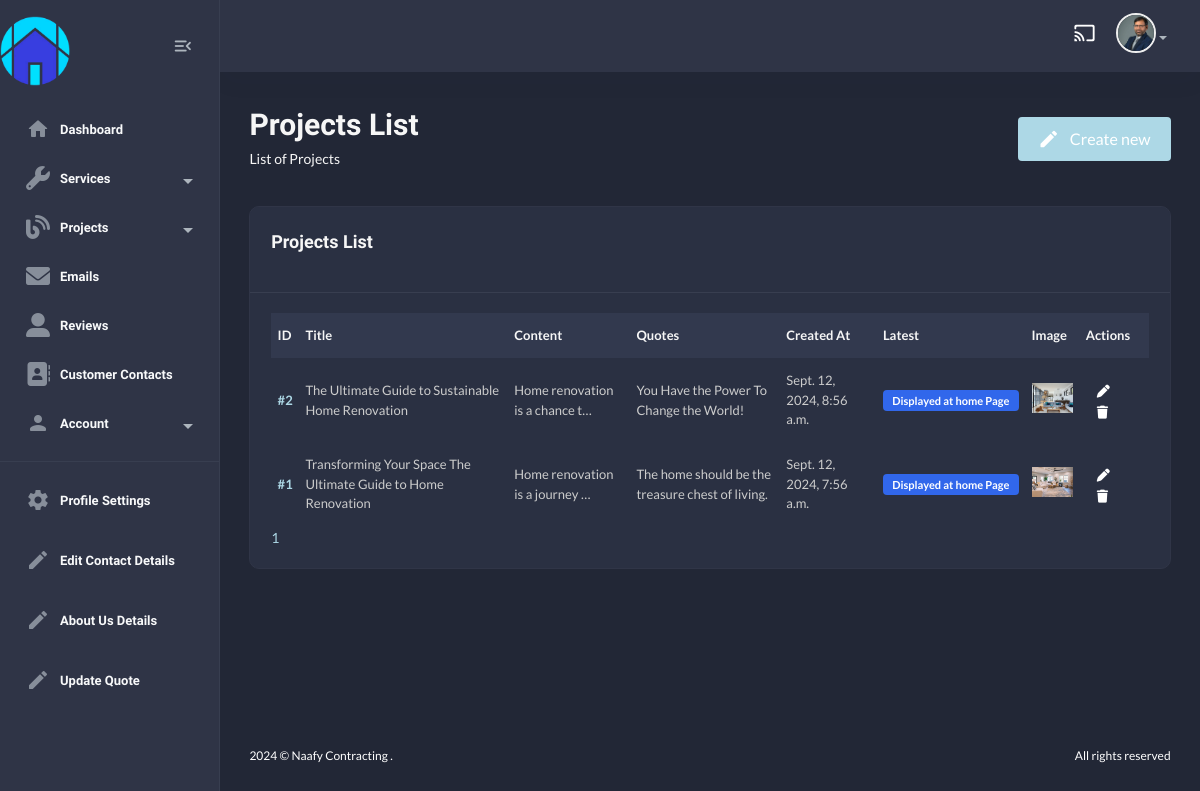
/useradmin/projects-list/ (signed in), run on the app's committed database.
### useradmin/models.py (models this page shows, shortened)
class Profile(models.Model):
    user = models.OneToOneField(User, on_delete=models.CASCADE)
    first_name = models.CharField(max_length=255, blank=True, null=True)
    last_name = models.CharField(max_length=255, blank=True, null=True)
    email = models.EmailField(max_length=255, blank=True, null=True)
    bio = models.TextField(default="This is My Bio!")
    address = models.CharField(max_length=255, blank=True, null=True)
    profile_image = models.ImageField(upload_to='profile_images/', blank=True, null=True)
    last_updated = models.DateTimeField(auto_now=True)

### blog/models.py (models this page shows, shortened)
class Blog(models.Model):
    title = models.CharField(max_length=500)
    content = models.TextField()
    image = models.ImageField(upload_to='blog/', blank=True, null=True)
    slug = models.SlugField(unique=True, blank=True)
    quotes = models.CharField(max_length=500, default="You Have the Power To Change the World!")
    created_at = models.DateTimeField(auto_now_add=True)
    updated_at = models.DateTimeField(auto_now=True)
    latest = models.BooleanField(default=False)
    class Meta:
        verbose_name_plural = "Blogs"

### useradmin/views.py (the view)
# urls.py: path("projects-list/", views.blog_list_view, name="blogs-list"),
@login_required
def blog_list_view(request):
    blogs = Blog.objects.all().order_by("-id")
    paginator = Paginator(blogs, 5)
    page_number = request.GET.get("page")
    page_obj = paginator.get_page(page_number)
    return render(request, "useradmin/blogs-list.html", {"blogs" : page_obj})

### home/context_processors.py (called while the page is built)
def default(request):
    contact_details = ContactDetails.objects.first()
    return {
        "contact_details" : contact_details,
    }

### templates/useradmin/blogs-list.html (shortened to what this page needs)
{% extends "useradmin/base.html" %}
    {% load static %}
        {% block content %}
            <section class="content-main">
                <div class="content-header">
                    <div>
                        <h2 class="content-title card-title">Projects List</h2>
                        <p>List of Projects</p>
                    </div>
                    <div>
                        <a href="{% url "useradmin:add-blog" %}" class="btn button-hover-effect rounded"><i class="material-icons md-edit mr-10"></i>Create new</a>
                    </div>
                </div>
                <div class="card mb-4">
                    <header class="card-header">
                        <h4 class="card-title">Projects List</h4>
                    </header>
                    <div class="card-body">
                        <div class="table-responsive">
                            <div class="table-responsive">
                                <table class="table align-middle table-nowrap mb-0">
                                    <thead class="table-light">
                                        <tr>
                                            <th class="align-middle" scope="col">ID</th>
                                            <th class="align-middle" scope="col">Title</th>
                                            <th class="align-middle" scope="col">Content</th>
                                            <th class="align-middle" scope="col">Quotes</th>
                                            <th class="align-middle" scope="col">Created At</th>
                                            <th class="align-middle" scope="col">Latest</th>
                                            <th class="align-middle" scope="col">Image</th>
                                            <th class="align-middle" scope="col">Actions</th>
                                        </tr>
                                    </thead>
                                    <tbody>
                                        {% for b in blogs %}
                                            <tr>
                                                <td><a href="{% url "useradmin:blog-details" b.slug %}" class="fw-bold">#{{b.id}}</a></td>
                                                <td>{{b.title}}</td>
                                                <td>{{b.content|truncatechars:30}}</td>
                                                <td>{{b.quotes}}</td>
                                                <td>{{b.created_at}}</td>
                                                <td>
                                                    {% if b.latest %}
                                                        <p class="bg-primary badge">Displayed at home Page</p>
                                                    {% else %}
                                                        <p class="bg-danger badge">Not Displayed</p>
                                                    {% endif %}
                                                </td>
                                                <td><img src="{{b.image.url}}" style="width:50px; height:30px" alt=""></td>
                                                <td>
                                                    <a href="{% url "useradmin:edit-blog" b.slug %}" class="btn btn-sm d-inline"><i class="fas fa-pen"></i></a>
                                                    <a href="{% url "useradmin:delete-blog" b.slug %}" class="btn btn-sm d-inline"><i class="fas fa-trash"></i></a>
                                                </td>
                                            </tr>
                                        {% endfor %}
                                    </tbody>
                                </table>
                            </div>
                        </div>
                        {% if blogs %}
                            <div class="row">
                                <div class="col-lg-12">
                                    <div class="blog__pagination">
                                        {% for num in blogs.paginator.page_range %}
                                            {% if blogs.number == num %}
                                                <a href="?page={{ num }}" class="active">{{ num }}</a>
                                            {% else %}
                                                <a href="?page={{ num }}">{{ num }}</a>
                                            {% endif %}
                                        {% endfor %}
                                    </div>
                                </div>
                            </div>
                        {% endif %}
                    </div>
                </div>
            </section>
{% endblock content %}

### templates/useradmin/base.html (shortened to what this page needs)
{% load static %}
<!DOCTYPE html>
<html lang="en">
    <head>
        <link href="{% static 'assets1/css/main.css' %}" rel="stylesheet" type="text/css" />
        <link rel="stylesheet" href="https://use.fontawesome.com/releases/v5.15.4/css/all.css">
        <link rel="stylesheet" href="{% static 'css/custom.css' %}" type="text/css">
        <link rel="stylesheet" href="https://cdnjs.cloudflare.com/ajax/libs/font-awesome/6.0.0/css/all.min.css">
    </head>
    <body class="dark">
        <aside class="navbar-aside" id="offcanvas_aside">
            <div class="d-flex justify-content-center align-items-center">
                <a href="{% url 'home:home' %}" target="_blank" class="brand-wrap">
                    <img src="{% static 'img/logo.png' %}" class="logo mr-100 mt-3" width="70px" alt="Naafy Dashboard" />
                </a>
                <div class="mx-3">
                    <button class="btn btn-icon btn-aside-minimize">
                        <i class="text-muted material-icons md-menu_open"></i>
                    </button>
                </div>
            </div>
            <nav>
                <ul class="menu-aside">
                    <li class="menu-item {% url 'useradmin:dashboard' as dashboard_url %} {% if request.path == dashboard_url %}active{% endif %}">
                        <a class="menu-link" href="{% url 'useradmin:dashboard' %}">
                            <i class="icon material-icons md-home"></i>
                            <span class="text">Dashboard</span>
                        </a>
                    </li>
                    <li class="menu-item has-submenu">
                        <a class="menu-link" href="#">
                            <i class="icon fas fa-wrench"></i>
                            <span class="text">Services</span>
                        </a>
                    </li>
                    <li class="menu-item has-submenu">
                        <a class="menu-link" href="#">
                            <i class="icon fas fa-blog"></i>
                            <span class="text">Projects</span>
                        </a>
                    </li>
                    <li class="menu-item {% url 'useradmin:email-list' as email_list_url %} {% if request.path == email_list_url %}active{% endif %}">
                        <a class="menu-link" href="{% url 'useradmin:email-list' %}">
                            <i class="icon fas fa-envelope"></i>
                            <span class="text">Emails</span>
                        </a>
                    </li>
                    <li class="menu-item {% url 'useradmin:reviews-list' as reviews_list_url %} {% if request.path == reviews_list_url %}active{% endif %}">
                        <a class="menu-link" href="{% url 'useradmin:reviews-list' %}">
                            <i class="icon fas fa-user-alt"></i>
                            <span class="text">Reviews</span>
                        </a>
                    </li>
                    <li class="menu-item {% url 'useradmin:contact-list' as contact_list_url %} {% if request.path == contact_list_url %}active{% endif %}">
                        <a class="menu-link" href="{% url 'useradmin:contact-list' %}">
                            <i class="icon fas fa-address-book"></i>
                            <span class="text">Customer Contacts</span>
                        </a>
                    </li>
                        <li class="menu-item has-submenu">
                            <a class="menu-link">
                                <i class="icon material-icons md-person"></i>
                                <span class="text">Account</span>
                            </a>
                </ul>
                <hr />
                <ul class="menu-aside">
                    <li class="menu-item">
                        <a class="menu-link" href="{% url "useradmin:profile" %}">
                            <i class="icon material-icons md-settings"></i>
                            <span class="text">Profile Settings</span>
                        </a>
                    </li>
                </ul>
                <ul class="menu-aside">
                    <li class="menu-item">
                        <a class="menu-link" href="{% url "useradmin:contact-details" %}">
                            <i class="icon material-icons md-edit"></i>
                            <span class="text">Edit Contact Details</span>
                        </a>
                    </li>
                </ul>
                <ul class="menu-aside">
                    <li class="menu-item">
                        <a class="menu-link" href="{% url "useradmin:about-us" %}">
                            <i class="icon material-icons md-edit"></i>
                            <span class="text">About Us Details</span>
                        </a>
                    </li>
                </ul>
                <ul class="menu-aside">
                    <li class="menu-item">
                        <a class="menu-link" href="{% url "useradmin:quote-view" %}">
                            <i class="icon material-icons md-edit"></i>
                            <span class="text">Update Quote</span>
                        </a>
                    </li>
                </ul>
                <br />
                <br />
            </nav>
        </aside>
        <main class="main-wrap">
            <header class="main-header navbar">
                <div class="col-nav ms-auto">
                    <ul class="nav ms-auto">
                        <li class="nav-item">
                            <a href="#" class="requestfullscreen nav-link btn-icon"><i class="material-icons md-cast"></i></a>
                        </li>
                        <li class="dropdown nav-item">
                            {% if request.user.profile.profile_image %}
                            <a class="dropdown-toggle" data-bs-toggle="dropdown" href="#" id="dropdownAccount" aria-expanded="false"> <img class="img-xs rounded-circle" src="{{request.user.profile.profile_image.url}}" alt="User" /></a>
                            {% endif %}
                        </li>
                    </ul>
                </div>
            </header>
            {% block content %}
            {% endblock content %}
            <footer class="main-footer font-xs">
                <div class="row pb-30 pt-15">
                    <div class="col-sm-6">
                        &copy; Naafy Contracting .
                    </div>
                    <div class="col-sm-6">
                        <div class="text-sm-end">All rights reserved</div>
                    </div>
                </div>
            </footer>
        </main>
    </body>
</html>

### static/css/custom.css (style rules this page uses)
.button-hover-effect { background-color: #ADD8E6; border: none; color: white; padding: 10px 20px; font-size: 16px; cursor: pointer; transition: background-color 0.4s ease-in-out, transform 0.3s ease; position: relative; overflow: hidden; }
.button-hover-effect::before { content: ''; position: absolute; top: 0; left: -100%; width: 100%; height: 100%; background-color: #6F9ACB; transition: left 0.4s ease; z-index: -1; }

### data on the page
Blog: id "2", title "The Ultimate Guide to Sustainable Home Renovation", content "Home renovation is a chance t…", quotes "You Have the Power To Change the World!", created_at "Sept. 12, 2024, 8:56 a.m.", latest "Displayed at home Page", image (picture)
Blog: id "1", title "Transforming Your Space The Ultimate Guide to Home Renovation", content "Home renovation is a journey …", quotes "The home should be the treasure chest of living.", created_at "Sept. 12, 2024, 7:56 a.m.", latest "Displayed at home Page", image (picture)

### other printed values
{{ num }} "1"
